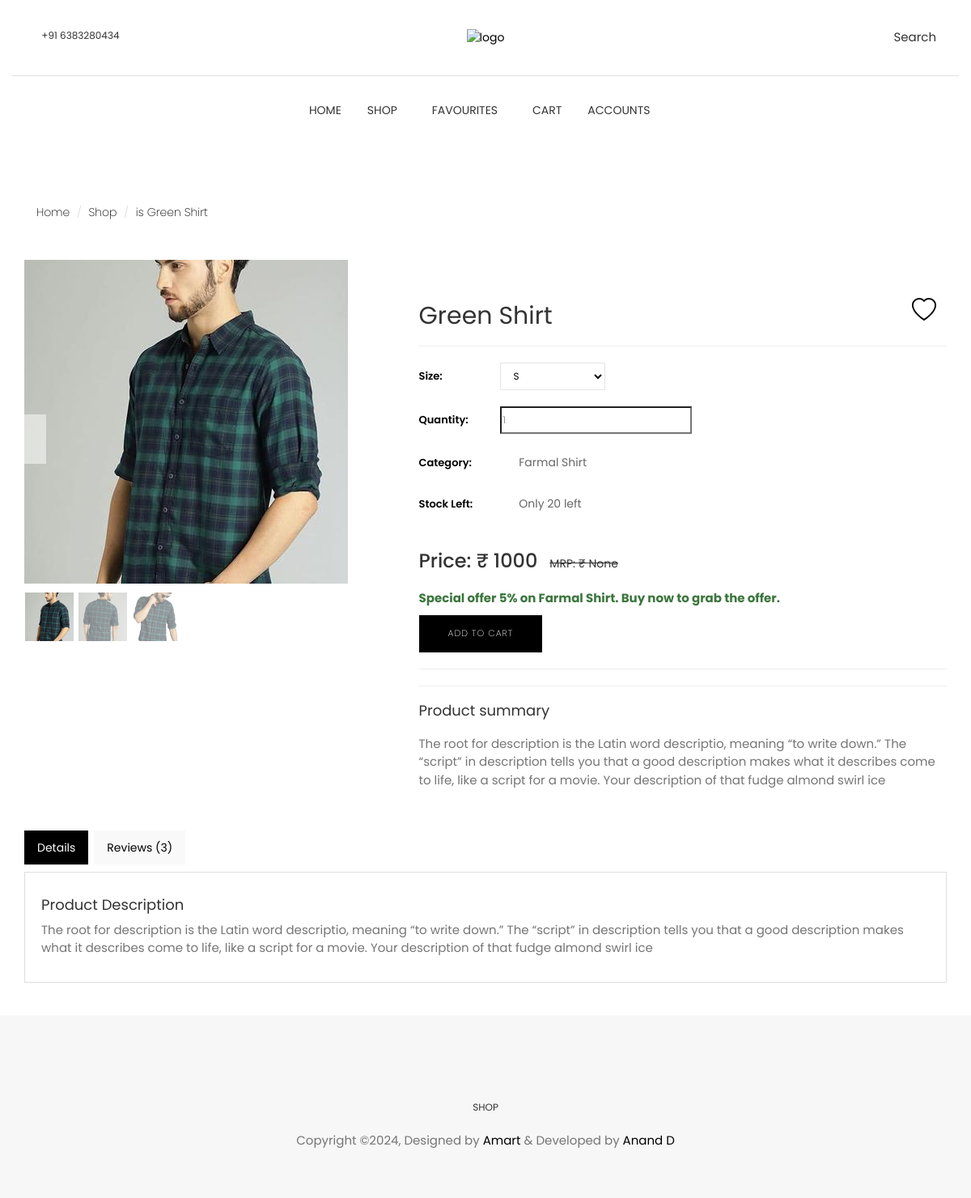
Screenshot of /product/green-shirt/ with the database file from the repository.
### product/models.py (models this page shows, shortened)
class Product(SoftDeleteModel):
    name = models.CharField(max_length=100)
    description = models.TextField(max_length=511, null=True, blank=True)
    main_category = models.ForeignKey(
        Category, on_delete=models.CASCADE, related_name="main_category_products"
    )
    subcategories = models.ManyToManyField(
        Category, related_name="subcategory_products", blank=True
    )
    mrp = models.PositiveIntegerField(
        validators=[MinValueValidator(1)], null=True, blank=True
    )
    is_available = models.BooleanField(default=True)
    slug = models.SlugField(unique=True, max_length=100)
    created_at = models.DateTimeField(auto_now_add=True)
    last_modified_at = models.DateTimeField(auto_now=True)
    approved = models.BooleanField(default=True)
    approved_objects = ApprovedProductManager()
    def __str__(self):
        return f"is {self.name}"

class ProductImage(models.Model):
    product = models.ForeignKey(
        Product, related_name="product_images", on_delete=models.CASCADE
    )
    image = models.ImageField(upload_to="images/product_images")
    priority = models.PositiveIntegerField(null=True, blank=True)

class Category(SoftDeleteModel):
    name = models.CharField(max_length=50, unique=True)
    image = models.ImageField(upload_to="images/categories")
    description = models.TextField(max_length=511, null=True, blank=True)
    slug = models.SlugField(unique=True)
    def __str__(self):
        return self.name
    class Meta:
        verbose_name_plural = "Categories"

class Inventory(models.Model):
    SIZE_CHOICES = [
        ("S", "Small"),
        ("M", "Medium"),
        ("L", "Large"),
        ("XL", "Extra Large"),
    ]
    product = models.ForeignKey(
        Product, related_name="inventory_sizes", on_delete=models.CASCADE
    )
    size = models.CharField(max_length=2, choices=SIZE_CHOICES, default="S")
    price = models.PositiveIntegerField(validators=[MinValueValidator(1)])
    stock = models.PositiveIntegerField()
    is_active = models.BooleanField(default=True)
    class Meta:
        verbose_name_plural = "Inventory"

### home/views.py (the view)
# urls.py: path('product/<slug>/', views.product_page, name='product_page'),
def product_page(request, slug):
    product = Product.approved_objects.get(slug=slug)
    title = product
    product_images = ProductImage.objects.filter(product=product).order_by("priority")
    inventory = Inventory.objects.filter(product=product)
    print(product)
    if FavouriteItem.objects.filter(
        customer__id=request.user.id, product=product
    ).exists():
        product.is_favourite = True
    else:
        product.is_favourite = False
    offer = 0
    if CategoryOffer.objects.filter(category=product.main_category).exists():
        category_offer = CategoryOffer.objects.get(category=product.main_category)
        offer = category_offer.discount
    context = {
        "product": product,
        "offer": offer,
        "inventory": inventory,
        "product_images": product_images,
        "title": title,
    }
    return render(request, "home/product-page.html", context)

### ecom/models.py (called while the page is built)
    def get_queryset(self):
        return super().get_queryset().filter(is_available=True)

### templates/home/product-page.html (shortened to what this page needs)
{% extends "home/base.html" %}
{% load static %}
{% block content %}
    {% include "home/includes/navigation.html" %}
    <section class="single-product">
        <div class="container">
            <div class="row">
                <div class="col-md-12">
                    <ol class="breadcrumb">
                        <li><a href="{% url 'home' %}">Home</a></li>
                        <li><a href="{% url 'shop' %}">Shop</a></li>
                        <li class="active">{{ product }}</li>
                    </ol>
                </div>
            </div>
            <div class="row mt-20">
                <div class="col-md-5">
                    <div class="single-product-slider">
                        <div id="carousel-custom" class="carousel slide" data-ride="carousel">
                            <div class="carousel-outer">
                                <div class="carousel-inner">
                                    {% for product_image in product_images %}
                                        {% if product_image.priority == 1 %}
                                            <div class="item active">
                                                <img src="{{ product_image.image.url }}" alt="productimage" data-zoom-image="{{ product_image.image.url }}" />
                                            </div>
                                        {% else %}
                                            <div class="item">
                                                <img src="{{ product_image.image.url }}" alt="productimage" data-zoom-image="{{ product_image.image.url }}" />
                                            </div>
                                        {% endif %}
                                    {% endfor %}
                                </div>
                                <a class="left carousel-control" href="#carousel-custom" data-slide="prev">
                                    <i class="tf-ion-ios-arrow-left"></i>
                                </a>
                                <a class="right carousel-control" href="#carousel-custom" data-slide="next">
                                    <i class="tf-ion-ios-arrow-right"></i>
                                </a>
                            </div>
                            <ol class="carousel-indicators mCustomScrollbar meartlab">
                                {% for product_image in product_images %}
                                    {% if product_image.priority == 1 %}
                                        <li data-target="#carousel-custom" data-slide-to="{{ forloop.counter0 }}" class="active">
                                            <img src="{{ product_image.image.url }}" alt="product_image" />
                                        </li>
                                    {% else %}
                                        <li data-target="#carousel-custom" data-slide-to="{{ forloop.counter0 }}">
                                            <img src="{{ product_image.image.url }}" alt="" />
                                        </li>
                                    {% endif %}
                                {% endfor %}
                            </ol>
                        </div>
                    </div>
                </div>
                <div class="col-md-7">
                    <div class="single-product-details">
                    <form method="post" action="{% url "add_to_cart" product.id %}">
                            {% if product.is_favourite %}
                                <a class="btn mt-20 pull-right">
                                    <svg xmlns="http://www.w3.org/2000/svg" width="30" height="30" fill="red" class="bi bi-heart-fill" viewBox="0 0 16 16">
                                        <title>Add to Favorites</title>
                                        <path fill-rule="evenodd" d="M8 1.314C12.438-3.248 23.534 4.735 8 15-7.534 4.736 3.562-3.248 8 1.314"/>
                                    </svg>
                                </a>
                            {% else %}
                                <a href="{% url "add_to_favourite" product.id %}" class="btn mt-20 pull-right">
                                </a>
                            {% endif %}
                        <h2><strong></strong><br>{{ product.name }}</h2>
                        <hr>
                        <div class="product-size">
                            <span>Size:</span>
                            <select id="size-select" class="form-control" name="product-size">
                                {% for inventory_item in inventory %}
                                    <option value="{{ inventory_item.size }}" data-price="{{ inventory_item.price }}" data-stock="{{ inventory_item.stock }}">{{ inventory_item.size }}</option>
                                {% endfor %}
                            </select>
                        </div>
                        <div class="product-quantity">
                            <span>Quantity:</span>
                            <div class="product-quantity-slider">
                                <input id="product-quantity" type="text" value="1" name="product-quantity" readonly>
                            </div>
                        </div>
                        <div class="product-category">
                            <span>Category:</span>
                            <ul>
                                <li><a href="">{{ product.main_category }}</a></li>
                            </ul>
                        </div>
                        <div class="product-category">
                            <span>Stock Left:</span>
                            <ul>
                                <li><a id="stock-display">Only {{ inventory.0.stock }} left</a></li>
                            </ul>
                        </div>
                        <br><br>
                        <span class="product-price">
                            <strong id="price-display" class="h3">Price: ₹ {{ inventory.0.price }}</strong>
                            <del>MRP: ₹ {{ product.mrp }}</del>
                        </span>
                        <br><br>
                        {% if offer %}
                        <p class="text-success"><b>Special offer {{offer}}% on {{ product.main_category }}. Buy now to grab the offer.</b></p>
                        {% endif %}
                        <button type="submit" class="btn btn-main ">Add To Cart</button>
                        <hr class="bg-dark">
                        <hr class="bg-dark">
                        <h4>Product summary</h4>
                        <p class="product-description mt-20">{{ product.description|linebreaksbr }}</p><br>
                    </form>
                    </div>
                </div>
            </div>
            <div class="row">
                <div class="col-xs-12">
                    <div class="tabCommon mt-20">
                        <ul class="nav nav-tabs">
                            <li class="active"><a data-toggle="tab" href="#details" aria-expanded="true">Details</a></li>
                            <li class=""><a data-toggle="tab" href="#reviews" aria-expanded="false">Reviews (3)</a></li>
                        </ul>
                        <div class="tab-content patternbg">
                            <div id="details" class="tab-pane fade active in">
                                <h4>Product Description</h4>
                                <p>{{ product.description|linebreaksbr }}</p>
                            </div>
                        </div>
                    </div>
                </div>
            </div>
        </div>
    </section>
    {% include "home/includes/footer.html" %}
{% endblock content %}

### static/css/style.css (style rules this page uses)
body { line-height: 1.5; font-family: "Poppins", sans-serif; -webkit-font-smoothing: antialiased; }
p { font-family: "Poppins", sans-serif; color: #757575; font-size: 15px; }
h1, h2, h3, h4, h5, h6 { font-family: "Poppins", sans-serif; }
h1, h2, h3, h4, h5, h6 { font-weight: 400; }
ol, ul { margin: 0; padding: 0; list-style: none; }
a, a:focus, a:hover { text-decoration: none; outline: 0; color: #000; }
input[type=email], input[type=password], input[type=text], input[type=tel] { border-radius: 0; box-shadow: none; height: 45px; outline: none; font-weight: 200; font-size: 12px; }
.form-control { box-shadow: none; border-radius: 0; }
.btn-main, .btn-small, .btn-transparent, .btn-solid-border { background: #000; color: #fff; display: inline-block; font-size: 11px; letter-spacing: 1px; padding: 14px 35px; text-transform: uppercase; font-weight: 200; border-radius: 0; }
.mt-20 { margin-top: 20px; }
.tabCommon .nav-tabs { border-bottom: 0; margin-bottom: 10px; }
.tabCommon .nav-tabs li { margin-right: 5px; }
.tabCommon .nav-tabs li.active a { background-color: #000; border: 1px solid #000; color: #ffffff; }
.tabCommon .nav-tabs a { border-radius: 0; background: #f9f9f9; }
.tabCommon .tab-content { padding: 20px; border: 1px solid #dedede; }
.product-category ul { padding-left: 15px; }
.product-category ul li { margin-bottom: 4px; }
.product-category ul li a { color: #666; }
.single-product { padding: 60px 0 40px; }
.single-product .breadcrumb { background: transparent; }
.single-product .breadcrumb li { color: #000; font-weight: 200; }
.single-product .breadcrumb li a { color: #000; font-weight: 200; }
.single-product-slider .carousel .carousel-control { bottom: auto; background: #fff; width: 6%; padding: 10px 0; }
.single-product-slider .carousel .carousel-control i { font-size: 40px; text-shadow: none; color: #555; }
.single-product-slider .carousel .carousel-indicators li img { height: auto; width: 60px; }
.single-product-slider .carousel .carousel-control.right, .single-product-slider .carousel .carousel-control.left { background-image: none; top: 40%; }
.single-product-slider .carousel-indicators { margin: 10px 0 0; overflow: auto; position: static; text-align: left; white-space: nowrap; width: 100%; overflow: hidden; }
.single-product-slider .carousel-indicators li { background-color: transparent; border-radius: 0; display: inline-block; height: auto; margin: 0 !important; width: auto; }
.single-product-slider .carousel-indicators li.active img { opacity: 1; }
.single-product-slider .carousel-indicators li img { display: block; opacity: 0.5; }
.single-product-details .product-size { margin-top: 20px; display: flex; align-items: center; }
.single-product-details .product-size span { width: 100px; color: #000; font-size: 13px; font-weight: 600; display: inline-block; }
.single-product-details .product-size .form-control { display: inline-block; width: 130px; letter-spacing: 2px; text-transform: uppercase; color: #000; font-size: 12px; border: 1px solid #e5e5e5; border-radius: 0px; box-shadow: none; }
.single-product-details .product-category { margin-top: 20px; }
.single-product-details .product-category > span { width: 100px; color: #000; font-size: 13px; font-weight: 600; display: inline-block; }
.single-product-details .product-category ul { width: 140px; display: inline-block; }
.single-product-details .product-category ul li { display: inline-block; margin: 5px; }
.single-product-details .product-quantity { margin-top: 20px; display: flex; align-items: center; }
.single-product-details .product-quantity > span { width: 100px; color: #000; font-size: 13px; font-weight: 600; display: inline-block; }
.single-product-details .product-quantity .product-quantity-slider { width: 140px; display: inline-block; }
.single-product-details .product-quantity .product-quantity-slider input { height: 34px; }

### rows the page displays
Product: name "is Green Shirt", name "Green Shirt", main_category "Farmal Shirt", mrp "None", description "The root for description is the Latin word descriptio, meaning “to write down.” The “script” in description tells you that a good description makes what it describes come to life, like a script for a movie. Your description of that fudge almond swirl ice"
ProductImage: image (picture)
ProductImage: image (picture)
ProductImage: image (picture)
Inventory: stock "20", price "1000"

### other values shown
{{ offer }} "5"
form field product-size "S"
